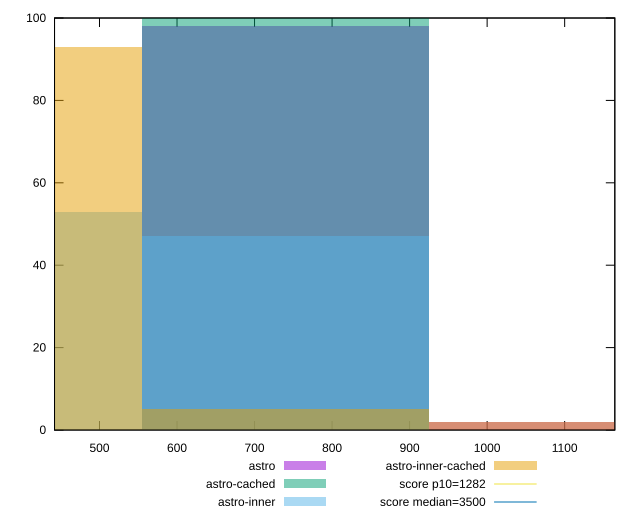

Source code (gnuplot):
reset

$astro <<EOF
1109.6998521112007 2
739.7999014074671 98
EOF

$astroCached <<EOF
739.7999014074671 100
EOF

$astroInner <<EOF
369.89995070373357 53
739.7999014074671 47
EOF

$astroInnerCached <<EOF
739.7999014074671 5
369.89995070373357 93
1109.6998521112007 2
EOF

set key outside below
set boxwidth 369.89995070373357
set xrange [442.0120000000004:1164.7000000000005]
set yrange [0:100]
set trange [0:100]
set style fill transparent solid 0.5 noborder

set parametric
set terminal svg size 640, 520 enhanced background rgb 'white'
set output "reports/report_00033_2021-03-01T14-23-16.841Z/bootup-time/comparison/histogram/all_raw.svg"

plot $astro title "astro" with boxes, \
     $astroCached title "astro-cached" with boxes, \
     $astroInner title "astro-inner" with boxes, \
     $astroInnerCached title "astro-inner-cached" with boxes, \
     1282,t title "score p10=1282", \
     3500,t title "score median=3500"

reset
